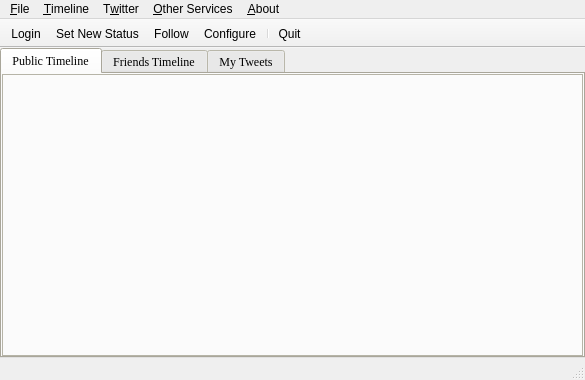
<?xml version="1.0" encoding="UTF-8"?>
<ui version="4.0">
 <class>MainWindow</class>
 <widget class="QMainWindow" name="MainWindow">
  <property name="geometry">
   <rect>
    <x>0</x>
    <y>0</y>
    <width>585</width>
    <height>380</height>
   </rect>
  </property>
  <property name="sizePolicy">
   <sizepolicy hsizetype="Minimum" vsizetype="Minimum">
    <horstretch>0</horstretch>
    <verstretch>0</verstretch>
   </sizepolicy>
  </property>
  <property name="minimumSize">
   <size>
    <width>585</width>
    <height>380</height>
   </size>
  </property>
  <property name="windowTitle">
   <string>Qwitter Book - A Qt-based Twitter and Facebook Client</string>
  </property>
  <property name="windowIcon">
   <iconset resource="../images/images.qrc">
    <normaloff>:/twitter/TwitterPostIcon.png</normaloff>:/twitter/TwitterPostIcon.png</iconset>
  </property>
  <property name="autoFillBackground">
   <bool>false</bool>
  </property>
  <widget class="QWidget" name="centralwidget">
   <property name="sizePolicy">
    <sizepolicy hsizetype="Expanding" vsizetype="Expanding">
     <horstretch>0</horstretch>
     <verstretch>0</verstretch>
    </sizepolicy>
   </property>
   <property name="palette">
    <palette>
     <active>
      <colorrole role="Base">
       <brush brushstyle="SolidPattern">
        <color alpha="255">
         <red>255</red>
         <green>255</green>
         <blue>255</blue>
        </color>
       </brush>
      </colorrole>
     </active>
     <inactive>
      <colorrole role="Base">
       <brush brushstyle="SolidPattern">
        <color alpha="255">
         <red>255</red>
         <green>255</green>
         <blue>255</blue>
        </color>
       </brush>
      </colorrole>
     </inactive>
     <disabled>
      <colorrole role="Base">
       <brush brushstyle="SolidPattern">
        <color alpha="255">
         <red>236</red>
         <green>233</green>
         <blue>216</blue>
        </color>
       </brush>
      </colorrole>
     </disabled>
    </palette>
   </property>
   <layout class="QGridLayout" name="gridLayout">
    <property name="margin">
     <number>0</number>
    </property>
    <property name="spacing">
     <number>0</number>
    </property>
    <item row="0" column="0">
     <widget class="QTabWidget" name="tabWidgetTweetWindow">
      <property name="enabled">
       <bool>true</bool>
      </property>
      <property name="sizePolicy">
       <sizepolicy hsizetype="Expanding" vsizetype="Expanding">
        <horstretch>0</horstretch>
        <verstretch>0</verstretch>
       </sizepolicy>
      </property>
      <property name="palette">
       <palette>
        <active>
         <colorrole role="Base">
          <brush brushstyle="SolidPattern">
           <color alpha="255">
            <red>255</red>
            <green>255</green>
            <blue>255</blue>
           </color>
          </brush>
         </colorrole>
         <colorrole role="Window">
          <brush brushstyle="SolidPattern">
           <color alpha="255">
            <red>236</red>
            <green>233</green>
            <blue>216</blue>
           </color>
          </brush>
         </colorrole>
        </active>
        <inactive>
         <colorrole role="Base">
          <brush brushstyle="SolidPattern">
           <color alpha="255">
            <red>255</red>
            <green>255</green>
            <blue>255</blue>
           </color>
          </brush>
         </colorrole>
         <colorrole role="Window">
          <brush brushstyle="SolidPattern">
           <color alpha="255">
            <red>236</red>
            <green>233</green>
            <blue>216</blue>
           </color>
          </brush>
         </colorrole>
        </inactive>
        <disabled>
         <colorrole role="Base">
          <brush brushstyle="SolidPattern">
           <color alpha="255">
            <red>236</red>
            <green>233</green>
            <blue>216</blue>
           </color>
          </brush>
         </colorrole>
         <colorrole role="Window">
          <brush brushstyle="SolidPattern">
           <color alpha="255">
            <red>236</red>
            <green>233</green>
            <blue>216</blue>
           </color>
          </brush>
         </colorrole>
        </disabled>
       </palette>
      </property>
      <property name="font">
       <font>
        <family>Georgia</family>
       </font>
      </property>
      <property name="focusPolicy">
       <enum>Qt::TabFocus</enum>
      </property>
      <property name="toolTip">
       <string/>
      </property>
      <property name="statusTip">
       <string/>
      </property>
      <property name="tabPosition">
       <enum>QTabWidget::North</enum>
      </property>
      <property name="tabShape">
       <enum>QTabWidget::Rounded</enum>
      </property>
      <property name="currentIndex">
       <number>0</number>
      </property>
      <property name="elideMode">
       <enum>Qt::ElideMiddle</enum>
      </property>
      <widget class="QWidget" name="tabPublicTimeline">
       <property name="sizePolicy">
        <sizepolicy hsizetype="Expanding" vsizetype="Expanding">
         <horstretch>0</horstretch>
         <verstretch>0</verstretch>
        </sizepolicy>
       </property>
       <attribute name="title">
        <string>Public Timeline</string>
       </attribute>
       <layout class="QGridLayout" name="gridLayout_2">
        <property name="margin">
         <number>0</number>
        </property>
        <property name="spacing">
         <number>0</number>
        </property>
        <item row="0" column="0">
         <widget class="QTextBrowser" name="textBrowserPT">
          <property name="palette">
           <palette>
            <active>
             <colorrole role="Base">
              <brush brushstyle="SolidPattern">
               <color alpha="0">
                <red>255</red>
                <green>255</green>
                <blue>255</blue>
               </color>
              </brush>
             </colorrole>
            </active>
            <inactive>
             <colorrole role="Base">
              <brush brushstyle="SolidPattern">
               <color alpha="0">
                <red>255</red>
                <green>255</green>
                <blue>255</blue>
               </color>
              </brush>
             </colorrole>
            </inactive>
            <disabled>
             <colorrole role="Base">
              <brush brushstyle="SolidPattern">
               <color alpha="255">
                <red>236</red>
                <green>233</green>
                <blue>216</blue>
               </color>
              </brush>
             </colorrole>
            </disabled>
           </palette>
          </property>
          <property name="font">
           <font>
            <family>Lucida Grande</family>
           </font>
          </property>
          <property name="cursor" stdset="0">
           <cursorShape>IBeamCursor</cursorShape>
          </property>
          <property name="statusTip">
           <string>So many people. so much traffic... But let's see what everyone else is doing :-)</string>
          </property>
          <property name="openExternalLinks">
           <bool>true</bool>
          </property>
         </widget>
        </item>
       </layout>
      </widget>
      <widget class="QWidget" name="tabFriendsTimeline">
       <property name="sizePolicy">
        <sizepolicy hsizetype="Expanding" vsizetype="Expanding">
         <horstretch>0</horstretch>
         <verstretch>0</verstretch>
        </sizepolicy>
       </property>
       <attribute name="title">
        <string>Friends Timeline</string>
       </attribute>
       <layout class="QGridLayout" name="gridLayout_3">
        <property name="margin">
         <number>0</number>
        </property>
        <property name="spacing">
         <number>0</number>
        </property>
        <item row="0" column="0">
         <widget class="QTextBrowser" name="textBrowserFT">
          <property name="palette">
           <palette>
            <active>
             <colorrole role="Base">
              <brush brushstyle="SolidPattern">
               <color alpha="0">
                <red>255</red>
                <green>255</green>
                <blue>255</blue>
               </color>
              </brush>
             </colorrole>
            </active>
            <inactive>
             <colorrole role="Base">
              <brush brushstyle="SolidPattern">
               <color alpha="0">
                <red>255</red>
                <green>255</green>
                <blue>255</blue>
               </color>
              </brush>
             </colorrole>
            </inactive>
            <disabled>
             <colorrole role="Base">
              <brush brushstyle="SolidPattern">
               <color alpha="255">
                <red>236</red>
                <green>233</green>
                <blue>216</blue>
               </color>
              </brush>
             </colorrole>
            </disabled>
           </palette>
          </property>
          <property name="font">
           <font>
            <family>Lucida Grande</family>
           </font>
          </property>
          <property name="cursor" stdset="0">
           <cursorShape>IBeamCursor</cursorShape>
          </property>
          <property name="statusTip">
           <string>Enjoy the trip to the ecstacy-land within this Friends Tweet Shuttle</string>
          </property>
         </widget>
        </item>
       </layout>
      </widget>
      <widget class="QWidget" name="tabMyTweetsTimeline">
       <property name="sizePolicy">
        <sizepolicy hsizetype="Expanding" vsizetype="Expanding">
         <horstretch>0</horstretch>
         <verstretch>0</verstretch>
        </sizepolicy>
       </property>
       <attribute name="title">
        <string>My Tweets</string>
       </attribute>
       <layout class="QGridLayout" name="gridLayout_4">
        <property name="margin">
         <number>0</number>
        </property>
        <property name="spacing">
         <number>0</number>
        </property>
        <item row="0" column="0">
         <widget class="QTextBrowser" name="textBrowserMTT">
          <property name="palette">
           <palette>
            <active>
             <colorrole role="Base">
              <brush brushstyle="SolidPattern">
               <color alpha="0">
                <red>255</red>
                <green>255</green>
                <blue>255</blue>
               </color>
              </brush>
             </colorrole>
            </active>
            <inactive>
             <colorrole role="Base">
              <brush brushstyle="SolidPattern">
               <color alpha="0">
                <red>255</red>
                <green>255</green>
                <blue>255</blue>
               </color>
              </brush>
             </colorrole>
            </inactive>
            <disabled>
             <colorrole role="Base">
              <brush brushstyle="SolidPattern">
               <color alpha="255">
                <red>236</red>
                <green>233</green>
                <blue>216</blue>
               </color>
              </brush>
             </colorrole>
            </disabled>
           </palette>
          </property>
          <property name="font">
           <font>
            <family>Incantation</family>
           </font>
          </property>
          <property name="cursor" stdset="0">
           <cursorShape>IBeamCursor</cursorShape>
          </property>
          <property name="statusTip">
           <string>You are currently xooming accross your Tweetverse</string>
          </property>
         </widget>
        </item>
       </layout>
      </widget>
     </widget>
    </item>
   </layout>
  </widget>
  <widget class="QMenuBar" name="menubar">
   <property name="geometry">
    <rect>
     <x>0</x>
     <y>0</y>
     <width>585</width>
     <height>24</height>
    </rect>
   </property>
   <property name="sizePolicy">
    <sizepolicy hsizetype="Preferred" vsizetype="Preferred">
     <horstretch>0</horstretch>
     <verstretch>0</verstretch>
    </sizepolicy>
   </property>
   <widget class="QMenu" name="menuFile">
    <property name="autoFillBackground">
     <bool>true</bool>
    </property>
    <property name="title">
     <string>&amp;File</string>
    </property>
    <addaction name="actionLogin"/>
    <addaction name="actionLogout"/>
    <addaction name="actionPrint"/>
    <addaction name="separator"/>
    <addaction name="actionConfigure"/>
    <addaction name="actionQuit"/>
   </widget>
   <widget class="QMenu" name="menuTimeline">
    <property name="statusTip">
     <string>View various Twitter Timelines</string>
    </property>
    <property name="title">
     <string>&amp;Timeline</string>
    </property>
    <addaction name="actionPublic"/>
    <addaction name="actionFriends"/>
    <addaction name="actionOwn"/>
   </widget>
   <widget class="QMenu" name="menuAbout">
    <property name="title">
     <string>&amp;About</string>
    </property>
    <addaction name="actionIs_It_Working"/>
    <addaction name="actionAbout_Qt_Twitter"/>
    <addaction name="actionAbout_Qt"/>
    <addaction name="actionHelp"/>
   </widget>
   <widget class="QMenu" name="menuOther_Services">
    <property name="title">
     <string>&amp;Other Services</string>
    </property>
    <widget class="QMenu" name="menuSet_FaceBook_Status">
     <property name="title">
      <string>&amp;Set FaceBook Status</string>
     </property>
     <addaction name="actionFacebook_Status_Twitter"/>
    </widget>
    <addaction name="menuSet_FaceBook_Status"/>
    <addaction name="actionView_Images_From_Area"/>
   </widget>
   <widget class="QMenu" name="menuTwitter">
    <property name="title">
     <string>T&amp;witter</string>
    </property>
    <addaction name="actionSet_New_Status"/>
    <addaction name="actionFollow"/>
    <addaction name="actionLeave"/>
    <addaction name="actionUser_Methods"/>
    <addaction name="actionDirect_Message_Methods"/>
    <addaction name="actionFriendship_Methods"/>
    <addaction name="actionArchive"/>
    <addaction name="actionFavorite_Methods"/>
    <addaction name="actionBlock_Methods"/>
   </widget>
   <addaction name="menuFile"/>
   <addaction name="menuTimeline"/>
   <addaction name="menuTwitter"/>
   <addaction name="menuOther_Services"/>
   <addaction name="menuAbout"/>
  </widget>
  <widget class="QStatusBar" name="statusbar">
   <property name="font">
    <font>
     <family>Lucida Grande</family>
     <pointsize>7</pointsize>
    </font>
   </property>
  </widget>
  <widget class="QToolBar" name="toolBar">
   <property name="windowTitle">
    <string>toolBar</string>
   </property>
   <property name="movable">
    <bool>false</bool>
   </property>
   <property name="allowedAreas">
    <set>Qt::TopToolBarArea</set>
   </property>
   <property name="floatable">
    <bool>false</bool>
   </property>
   <attribute name="toolBarArea">
    <enum>TopToolBarArea</enum>
   </attribute>
   <attribute name="toolBarBreak">
    <bool>false</bool>
   </attribute>
   <addaction name="actionLogin"/>
   <addaction name="actionSet_New_Status"/>
   <addaction name="actionFollow"/>
   <addaction name="actionConfigure"/>
   <addaction name="separator"/>
   <addaction name="actionQuit"/>
  </widget>
  <action name="actionLogin">
   <property name="enabled">
    <bool>true</bool>
   </property>
   <property name="icon">
    <iconset resource="../images/images.qrc">
     <normaloff>:/twitter/user-online.svg</normaloff>
     <normalon>:/twitter/twitter_system_tray1.png</normalon>:/twitter/user-online.svg</iconset>
   </property>
   <property name="text">
    <string>&amp;Login</string>
   </property>
   <property name="toolTip">
    <string>Login To Twitter</string>
   </property>
   <property name="statusTip">
    <string>Simple Login to twitter</string>
   </property>
   <property name="iconVisibleInMenu">
    <bool>true</bool>
   </property>
  </action>
  <action name="actionLogout">
   <property name="enabled">
    <bool>false</bool>
   </property>
   <property name="icon">
    <iconset resource="../images/images.qrc">
     <normaloff>:/twitter/user-offline.svg</normaloff>:/twitter/user-offline.svg</iconset>
   </property>
   <property name="text">
    <string>Logout</string>
   </property>
   <property name="toolTip">
    <string>Logout From Twitter</string>
   </property>
  </action>
  <action name="actionPrint">
   <property name="icon">
    <iconset>
     <normaloff>:/twitter/print.jpeg</normaloff>
     <normalon>:/twitter/print.png</normalon>:/twitter/print.jpeg</iconset>
   </property>
   <property name="text">
    <string>&amp;Print</string>
   </property>
  </action>
  <action name="actionPublic">
   <property name="icon">
    <iconset resource="../images/images.qrc">
     <normaloff>:/twitter/twitter_system_tray_2.0.png</normaloff>:/twitter/twitter_system_tray_2.0.png</iconset>
   </property>
   <property name="text">
    <string>&amp;Public</string>
   </property>
   <property name="statusTip">
    <string>Display Public TimeLine From Twitter Server</string>
   </property>
  </action>
  <action name="actionFriends">
   <property name="icon">
    <iconset resource="../images/images.qrc">
     <normaloff>:/twitter/twitter_system_tray.png</normaloff>:/twitter/twitter_system_tray.png</iconset>
   </property>
   <property name="text">
    <string>&amp;Friends</string>
   </property>
   <property name="statusTip">
    <string>Display Friends' TimeLine From Twitter Server</string>
   </property>
  </action>
  <action name="actionOwn">
   <property name="icon">
    <iconset resource="../images/images.qrc">
     <normaloff>:/twitter/twhitter_btn_02.png</normaloff>:/twitter/twhitter_btn_02.png</iconset>
   </property>
   <property name="text">
    <string>&amp;Own</string>
   </property>
   <property name="statusTip">
    <string>Display Your Own TimeLine From Twitter Server</string>
   </property>
  </action>
  <action name="actionAbout_Qt_Twitter">
   <property name="icon">
    <iconset resource="../images/images.qrc">
     <normaloff>:/twitter/TwitterPostIcon.png</normaloff>:/twitter/TwitterPostIcon.png</iconset>
   </property>
   <property name="text">
    <string>About Qt &amp;Twitter</string>
   </property>
  </action>
  <action name="actionAbout_Qt">
   <property name="icon">
    <iconset resource="../images/images.qrc">
     <normaloff>:/twitter/qt.png</normaloff>:/twitter/qt.png</iconset>
   </property>
   <property name="text">
    <string>About &amp;Qt</string>
   </property>
  </action>
  <action name="actionHelp">
   <property name="icon">
    <iconset resource="../images/images.qrc">
     <normaloff>:/twitter/help-about.svg</normaloff>:/twitter/help-about.svg</iconset>
   </property>
   <property name="text">
    <string>&amp;New From Twitter</string>
   </property>
  </action>
  <action name="action">
   <property name="icon">
    <iconset resource="../images/images.qrc">
     <normaloff>:/twitter/application-exit.svg</normaloff>:/twitter/application-exit.svg</iconset>
   </property>
   <property name="text">
    <string>Exit</string>
   </property>
  </action>
  <action name="actionFacebook_Status_Twitter">
   <property name="checkable">
    <bool>true</bool>
   </property>
   <property name="icon">
    <iconset resource="../images/images.qrc">
     <normaloff>:/twitter/icon.facebook.png</normaloff>:/twitter/icon.facebook.png</iconset>
   </property>
   <property name="text">
    <string>&amp;Facebook Status = Twitter</string>
   </property>
   <property name="toolTip">
    <string>Set Facebook Status equal to Twitter's microblog from next update</string>
   </property>
   <property name="statusTip">
    <string>Set Facebook Status equal to Twitter's microblog from next update</string>
   </property>
   <property name="whatsThis">
    <string>Set Facebook Status equal to Twitter's microblog from next update</string>
   </property>
  </action>
  <action name="actionConfigure">
   <property name="icon">
    <iconset resource="../images/images.qrc">
     <normaloff>:/twitter/configure.svg</normaloff>:/twitter/configure.svg</iconset>
   </property>
   <property name="text">
    <string>&amp;Configure</string>
   </property>
  </action>
  <action name="actionSet_New_Status">
   <property name="icon">
    <iconset resource="../images/images.qrc">
     <normaloff>:/twitter/im-status-message-edit.svg</normaloff>:/twitter/im-status-message-edit.svg</iconset>
   </property>
   <property name="text">
    <string>&amp;Set New Status</string>
   </property>
  </action>
  <action name="actionFollow">
   <property name="icon">
    <iconset resource="../images/images.qrc">
     <normaloff>:/twitter/add-profile.svg</normaloff>:/twitter/add-profile.svg</iconset>
   </property>
   <property name="text">
    <string>&amp;Follow</string>
   </property>
  </action>
  <action name="actionLeave">
   <property name="icon">
    <iconset resource="../images/images.qrc">
     <normaloff>:/twitter/remove-profile.svg</normaloff>:/twitter/remove-profile.svg</iconset>
   </property>
   <property name="text">
    <string>&amp;Leave</string>
   </property>
  </action>
  <action name="actionUser_Methods">
   <property name="icon">
    <iconset resource="../images/images.qrc">
     <normaloff>:/twitter/personal.svg</normaloff>:/twitter/personal.svg</iconset>
   </property>
   <property name="text">
    <string>&amp;User Methods</string>
   </property>
  </action>
  <action name="actionDirect_Message_Methods">
   <property name="icon">
    <iconset resource="../images/images.qrc">
     <normaloff>:/twitter/message-unread.svg</normaloff>:/twitter/message-unread.svg</iconset>
   </property>
   <property name="text">
    <string>&amp;Direct Message Methods</string>
   </property>
  </action>
  <action name="actionFriendship_Methods">
   <property name="text">
    <string>F&amp;riendship Methods</string>
   </property>
  </action>
  <action name="actionArchive">
   <property name="text">
    <string>&amp;Archive</string>
   </property>
  </action>
  <action name="actionFavorite_Methods">
   <property name="text">
    <string>Fa&amp;vorite Methods</string>
   </property>
  </action>
  <action name="actionBlock_Methods">
   <property name="text">
    <string>&amp;Block Methods</string>
   </property>
  </action>
  <action name="actionIs_It_Working">
   <property name="icon">
    <iconset resource="../images/images.qrc">
     <normaloff>:/twitter/questionmark.png</normaloff>:/twitter/questionmark.png</iconset>
   </property>
   <property name="text">
    <string>&amp;Is It Working?</string>
   </property>
  </action>
  <action name="actionView_Images_From_Area">
   <property name="text">
    <string>&amp;View Images From Area</string>
   </property>
  </action>
  <action name="actionQuit">
   <property name="icon">
    <iconset resource="../images/images.qrc">
     <normaloff>:/twitter/appQuitIcon</normaloff>:/twitter/appQuitIcon</iconset>
   </property>
   <property name="text">
    <string>&amp;Quit</string>
   </property>
   <property name="shortcut">
    <string>Ctrl+Q</string>
   </property>
   <property name="shortcutContext">
    <enum>Qt::ApplicationShortcut</enum>
   </property>
  </action>
 </widget>
 <resources>
  <include location="../images/images.qrc"/>
 </resources>
 <connections>
  <connection>
   <sender>action</sender>
   <signal>triggered()</signal>
   <receiver>MainWindow</receiver>
   <slot>close()</slot>
   <hints>
    <hint type="sourcelabel">
     <x>-1</x>
     <y>-1</y>
    </hint>
    <hint type="destinationlabel">
     <x>240</x>
     <y>142</y>
    </hint>
   </hints>
  </connection>
 </connections>
</ui>
